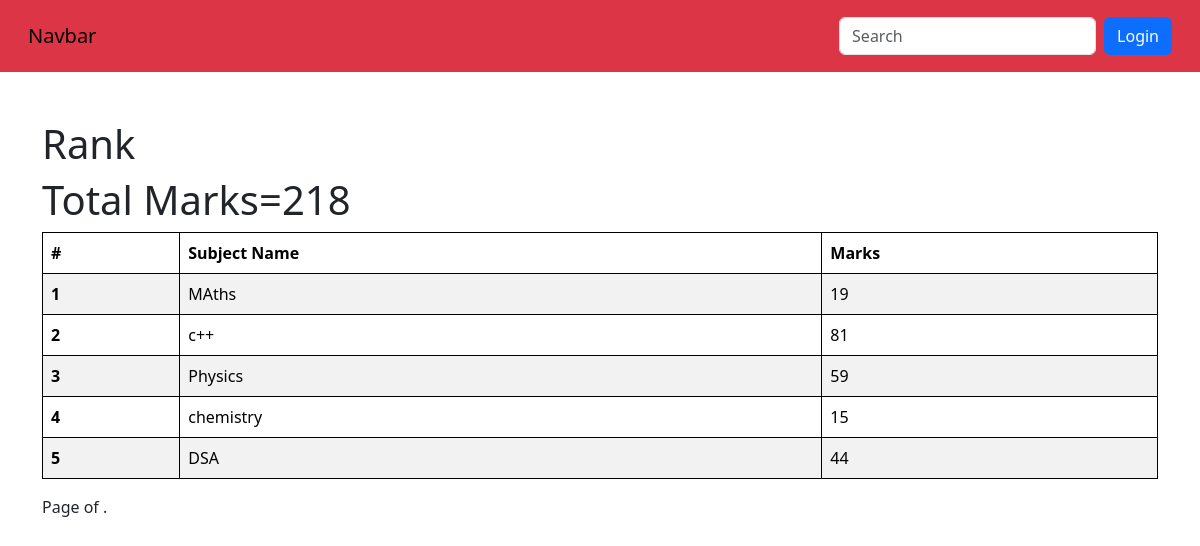
The app's page /seemarks/STU-0336/ with its own data.
### vege/models.py (models this page shows, shortened)
class SubjectMarks(models.Model):
    student=models.ForeignKey("Student",related_name="student", on_delete=models.CASCADE)
    subject=models.ForeignKey("Subject",related_name="subject", on_delete=models.CASCADE)
    marks=models.IntegerField(default=0)
    class Meta:
        unique_together = ('student', 'subject')

class Subject(models.Model):
    subject_name=models.CharField(max_length=100)

### vege/views.py (the view)
# urls.py: path('seemarks/<student_id>/',see_marks,name='seemarks'),
def see_marks(request,student_id):
    queryset=SubjectMarks.objects.filter(student__student_id__student_id=student_id )
    total_marks=queryset.aggregate(total_marks=Sum('marks'))
    print(total_marks)
    return render(request,'report/seemarks.html',{'queryset':queryset,'total_marks':total_marks})

### vege/templates/report/seemarks.html (shortened to what this page needs)
{% extends "home/base.html" %} {% block start%}
<div class="container mt-5" >
   <h1>Rank</h1>
   <h1>Total Marks={{total_marks.total_marks}}</h1>
    <table class="table table-striped">
        <thead>
          <tr>
            <th scope="col">#</th>
            <th scope="col">Subject Name</th>
            <th scope="col">Marks</th>
          </tr>
        </thead>
        <tbody>
            {% for marks in queryset %}
          <tr>
            <th scope="row">{{forloop.counter}}</th>
            <td> {{marks.subject.subject_name}}
            </td>
            <td>{{marks.marks}}</td>
          </tr>
          {% endfor%}
        </tbody>
      </table>
      <nav aria-label="Page navigation example">
        <ul class="pagination">
            <span class="current">
                Page {{ queryset.number }} of {{ queryset.paginator.num_pages }}.
            </span>
</ul>
</nav>
</div>
    {%endblock%}

### home/templates/home/base.html (style rules this page uses)
table, th, td { border: 1px solid black; }

### records on screen
SubjectMarks: subject.subject_name "MAths", marks "19"
SubjectMarks: subject.subject_name "c++", marks "81"
SubjectMarks: subject.subject_name "Physics", marks "59"
SubjectMarks: subject.subject_name "chemistry", marks "15"
SubjectMarks: subject.subject_name "DSA", marks "44"

### other values on screen
{{ total_marks.total_marks }} "218"
